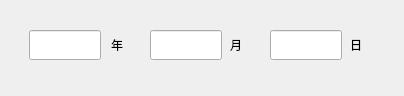
<?xml version="1.0" encoding="UTF-8"?>
<ui version="4.0">
 <class>BirthdayCalendarDlg</class>
 <widget class="QWidget" name="BirthdayCalendarDlg">
  <property name="geometry">
   <rect>
    <x>0</x>
    <y>0</y>
    <width>404</width>
    <height>96</height>
   </rect>
  </property>
  <property name="minimumSize">
   <size>
    <width>404</width>
    <height>96</height>
   </size>
  </property>
  <property name="windowTitle">
   <string>Form</string>
  </property>
  <widget class="QWidget" name="widget" native="true">
   <property name="geometry">
    <rect>
     <x>0</x>
     <y>0</y>
     <width>404</width>
     <height>96</height>
    </rect>
   </property>
   <property name="minimumSize">
    <size>
     <width>404</width>
     <height>96</height>
    </size>
   </property>
   <property name="styleSheet">
    <string notr="true">QWidget#widget {
	border-image: url(:/member/birthdayCalendar.png);
}</string>
   </property>
   <widget class="QLabel" name="label_2">
    <property name="geometry">
     <rect>
      <x>230</x>
      <y>30</y>
      <width>20</width>
      <height>30</height>
     </rect>
    </property>
    <property name="text">
     <string>月</string>
    </property>
   </widget>
   <widget class="QLabel" name="label_3">
    <property name="geometry">
     <rect>
      <x>350</x>
      <y>30</y>
      <width>20</width>
      <height>30</height>
     </rect>
    </property>
    <property name="text">
     <string>日</string>
    </property>
   </widget>
   <widget class="QLineEdit" name="yearEdit">
    <property name="geometry">
     <rect>
      <x>29</x>
      <y>30</y>
      <width>72</width>
      <height>30</height>
     </rect>
    </property>
   </widget>
   <widget class="QLineEdit" name="monthEdit">
    <property name="geometry">
     <rect>
      <x>150</x>
      <y>30</y>
      <width>72</width>
      <height>30</height>
     </rect>
    </property>
   </widget>
   <widget class="QLabel" name="label">
    <property name="geometry">
     <rect>
      <x>111</x>
      <y>30</y>
      <width>20</width>
      <height>30</height>
     </rect>
    </property>
    <property name="text">
     <string>年</string>
    </property>
   </widget>
   <widget class="QLineEdit" name="dayEdit">
    <property name="geometry">
     <rect>
      <x>270</x>
      <y>30</y>
      <width>72</width>
      <height>30</height>
     </rect>
    </property>
    <property name="minimumSize">
     <size>
      <width>72</width>
      <height>30</height>
     </size>
    </property>
   </widget>
  </widget>
 </widget>
 <resources/>
 <connections/>
</ui>
